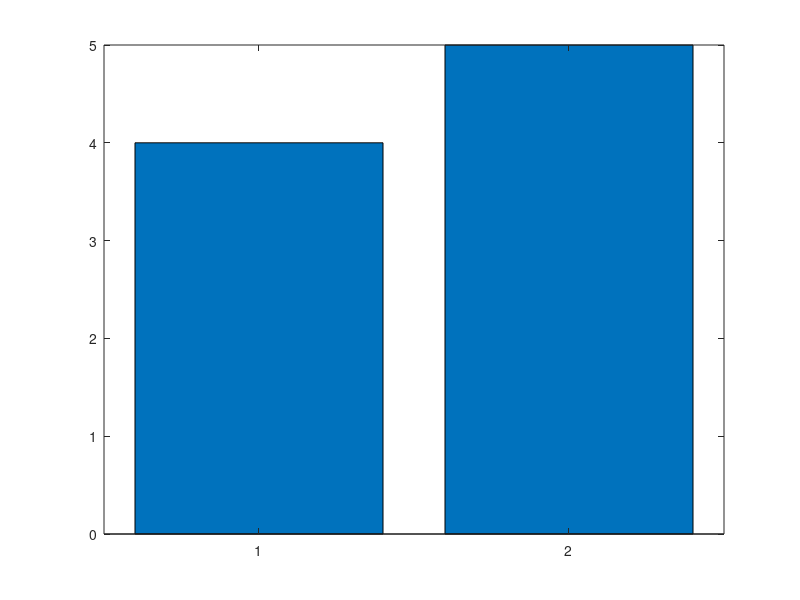

MATLAB code to generate this figure: (Note: this script raises an error after producing the figure.)
%% Prepare
keySet = {
    'str' ...
    'max_epochs'...
    'backward_size'
};
valueSet = {
    "str" ...
    500 ...
    30
};
optMap = containers.Map(keySet,valueSet);

magnitude_ls = [4 5];
optMap('location_label') = 6;
backward_size = optMap('backward_size');

%Column rages
magnitude_start     =   9;  
magnitude_end       =   magnitude_start     + backward_size + 6;
depth_start         =   magnitude_end       + 1;
depth_end           =   depth_start         + backward_size + 6;
timestamp_start     =   depth_end           + 1;
timestamp_end       =   timestamp_start     + backward_size + 6;
lat_start           =   timestamp_end       + 1;
lat_end             =   lat_start           + backward_size + 6;
lon_start           =   lat_end             + 1;
lon_end             =   lon_start           + backward_size + 6;

bar(magnitude_ls);


%% Test
%{
optMap('bigger_than_magnitude') = 3;
optMap('max_epochs') = 1;
optMap('feature_columns') = magnitude_start:magnitude_end;
seq2seqFunc(optMap);
%}

%% Predict Magnitude
%{
optMap('wanted_columns') = 5;
optMap('wanted_columns_str') = "mag";
optMap('location_label') = 6;

for magnitude = 1:size(magnitude_ls,2)
    optMap('bigger_than_magnitude') = magnitude_ls(magnitude);
    for x=1:1
        %magnitude
        optMap('feature_columns') = magnitude_start:magnitude_end;
        optMap('feature_columns_str') = "mag";
        seq2seqFunc(optMap);

        %magnitude & depth
        optMap('feature_columns') = [magnitude_start:magnitude_end depth_start:depth_end];
        optMap('feature_columns_str') = "mag_dep";
        seq2seqFunc(optMap);

        %magnitude & timestamp
        optMap('feature_columns') = [magnitude_start:magnitude_end timestamp_start:timestamp_end];
        optMap('feature_columns_str') = "mag_tim";
        seq2seqFunc(optMap);

        %magnitude & depth & timestamp
        optMap('feature_columns') = [magnitude_start:magnitude_end depth_start:depth_end timestamp_start:timestamp_end];
        optMap('feature_columns_str') = "mag_dep_tim";
        seq2seqFunc(optMap);

        %magnitude & lat & lon
        optMap('feature_columns') = [magnitude_start:magnitude_end lat_start:lat_end lon_start:lon_end];
        optMap('feature_columns_str') = "mag_lat_lon";
        seq2seqFunc(optMap);

        %magnitude & lat & lon & depth
        optMap('feature_columns') = [magnitude_start:magnitude_end lat_start:lat_end lon_start:lon_end depth_start:depth_end];
        optMap('feature_columns_str') = "mag_lat_lon_dep";
        seq2seqFunc(optMap);

        %magnitude & lat & lon & timestamp
        optMap('feature_columns') = [magnitude_start:magnitude_end lat_start:lat_end lon_start:lon_end timestamp_start:timestamp_end];
        optMap('feature_columns_str') = "mag_lat_lon_tim";
        seq2seqFunc(optMap);

        %magnitude & lat & lon & depth & timestamp
        optMap('feature_columns') = [magnitude_start:magnitude_end lat_start:lat_end lon_start:lon_end depth_start:depth_end timestamp_start:timestamp_end];
        optMap('feature_columns_str') = "mag_lat_lon_dep_tim";
        seq2seqFunc(optMap);
    end
end
%}
%% Predict Timestamp
%{
optMap('wanted_columns') = 6;
optMap('wanted_columns_str') = "tim";

for magnitude = 1:size(magnitude_ls,2)
    optMap('bigger_than_magnitude') = magnitude_ls(magnitude);
    for x=1:1
        %timestamp
        optMap('feature_columns') = timestamp_start:timestamp_end;
        optMap('feature_columns_str') = "tim";
        seq2seqFunc(optMap);

        %timestamp & magnitude
        optMap('feature_columns') = [timestamp_start:timestamp_end magnitude_start:magnitude_end];
        optMap('feature_columns_str') = "mag_tim";
        seq2seqFunc(optMap);

        %timestamp & depth
        optMap('feature_columns') = [timestamp_start:timestamp_end depth_start:depth_end];
        optMap('feature_columns_str') = "dep_tim";
        seq2seqFunc(optMap);

        %timestamp & magnitude & depth
        optMap('feature_columns') = [timestamp_start:timestamp_end magnitude_start:magnitude_end depth_start:depth_end];
        optMap('feature_columns_str') = "mag_dep_tim";
        seq2seqFunc(optMap);

        %timestamp & lat & lon
        optMap('feature_columns') = [timestamp_start:timestamp_end lat_start:lat_end lon_start:lon_end];
        optMap('feature_columns_str') = "lat_lon_tim";
        seq2seqFunc(optMap);

        %timestamp & magnitude & depth & lat & lon
        optMap('feature_columns') = [timestamp_start:timestamp_end magnitude_start:magnitude_end depth_start:depth_end lat_start:lat_end lon_start:lon_end];
        optMap('feature_columns_str') = "mag_lat_lon_dep_tim";
        seq2seqFunc(optMap);
    end
end
%}
%% Predict Hour Difference
%{
optMap('wanted_columns') = 8;
optMap('wanted_columns_str') = "hou";
optMap('location_label') = 6;

for magnitude = 1:size(magnitude_ls,2)
    optMap('bigger_than_magnitude') = magnitude_ls(magnitude);
    for x=1:1
        %timestamp
        optMap('feature_columns') = timestamp_start:timestamp_end;
        optMap('feature_columns_str') = "tim";
        seq2seqFunc(optMap);

        %timestamp & magnitude
        optMap('feature_columns') = [timestamp_start:timestamp_end magnitude_start:magnitude_end];
        optMap('feature_columns_str') = "mag_tim";
        seq2seqFunc(optMap);

        %timestamp & depth
        optMap('feature_columns') = [timestamp_start:timestamp_end depth_start:depth_end];
        optMap('feature_columns_str') = "dep_tim";
        seq2seqFunc(optMap);

        %timestamp & magnitude & depth
        optMap('feature_columns') = [timestamp_start:timestamp_end magnitude_start:magnitude_end depth_start:depth_end];
        optMap('feature_columns_str') = "mag_dep_tim";
        seq2seqFunc(optMap);

        %timestamp & lat & lon
        optMap('feature_columns') = [timestamp_start:timestamp_end lat_start:lat_end lon_start:lon_end];
        optMap('feature_columns_str') = "lat_lon_tim";
        seq2seqFunc(optMap);

        %timestamp & magnitude & depth & lat & lon
        optMap('feature_columns') = [timestamp_start:timestamp_end magnitude_start:magnitude_end depth_start:depth_end lat_start:lat_end lon_start:lon_end];
        optMap('feature_columns_str') = "mag_lat_lon_dep_tim";
        seq2seqFunc(optMap);
    end
end
%}
%% Predict lat and lonx
%{
optMap('wanted_columns') = [2 3];
optMap('wanted_columns_str') = "lat_lon";
optMap('wanted_colums_names') = ["Latitude", "Longitude"];
optMap('location_label') = 0;

for magnitude = 1:size(magnitude_ls,2)
    optMap('bigger_than_magnitude') = magnitude_ls(magnitude);
    for x=1:1
        %lat & lon
        optMap('feature_columns') = [lat_start:lat_end lon_start:lon_end];
        optMap('feature_columns_str') = "lat_lon";
        seq2seqFunc(optMap);

        %lat & lon & magnitude
        optMap('feature_columns') = [lat_start:lat_end lon_start:lon_end magnitude_start:magnitude_end];
        optMap('feature_columns_str') = "mag_lat_lon";
        seq2seqFunc(optMap);

        %lat & lon & depth
        optMap('feature_columns') = [lat_start:lat_end lon_start:lon_end depth_start:depth_end];
        optMap('feature_columns_str') = "lat_lon_dep";
        seq2seqFunc(optMap);

        %lat & lon & magnitude & depth
        optMap('feature_columns') = [lat_start:lat_end lon_start:lon_end magnitude_start:magnitude_end depth_start:depth_end];
        optMap('feature_columns_str') = "mag_lat_lon_dep";
        seq2seqFunc(optMap);

        %lat & lon & magnitude & timestamp
        optMap('feature_columns') = [lat_start:lat_end lon_start:lon_end magnitude_start:magnitude_end timestamp_start:timestamp_end];
        optMap('feature_columns_str') = "mag_lat_lon_tim";
        seq2seqFunc(optMap);

        %lat & lon & depth & timestamp
        optMap('feature_columns') = [lat_start:lat_end lon_start:lon_end depth_start:depth_end timestamp_start:timestamp_end];
        optMap('feature_columns_str') = "lat_lon_dep_tim";
        seq2seqFunc(optMap);

        %lat & lon & magnitude & depth & timestamp
        optMap('feature_columns') = [lat_start:lat_end lon_start:lon_end magnitude_start:magnitude_end depth_start:depth_end timestamp_start:timestamp_end];
        optMap('feature_columns_str') = "mag_lat_lon_dep_tim";
        seq2seqFunc(optMap);
    end
end
%}
%% Predict loc
%{
optMap('wanted_columns') = 7;
optMap('wanted_columns_str') = "loc";
optMap('location_label') = 0;

for magnitude = 1:size(magnitude_ls,2)
    optMap('bigger_than_magnitude') = magnitude_ls(magnitude);
    for x=1:1
        %lat & lon
        optMap('feature_columns') = [lat_start:lat_end lon_start:lon_end];
        optMap('feature_columns_str') = "lat_lon";
        seq2seqFunc(optMap);

        %lat & lon & magnitude
        optMap('feature_columns') = [lat_start:lat_end lon_start:lon_end magnitude_start:magnitude_end];
        optMap('feature_columns_str') = "mag_lat_lon";
        seq2seqFunc(optMap);

        %lat & lon & depth
        optMap('feature_columns') = [lat_start:lat_end lon_start:lon_end depth_start:depth_end];
        optMap('feature_columns_str') = "lat_lon_dep";
        seq2seqFunc(optMap);

        %lat & lon & magnitude & depth
        optMap('feature_columns') = [lat_start:lat_end lon_start:lon_end magnitude_start:magnitude_end depth_start:depth_end];
        optMap('feature_columns_str') = "mag_lat_lon_dep";
        seq2seqFunc(optMap);

        %lat & lon & magnitude & timestamp
        optMap('feature_columns') = [lat_start:lat_end lon_start:lon_end magnitude_start:magnitude_end timestamp_start:timestamp_end];
        optMap('feature_columns_str') = "mag_lat_lon_tim";
        seq2seqFunc(optMap);

        %lat & lon & depth & timestamp
        optMap('feature_columns') = [lat_start:lat_end lon_start:lon_end depth_start:depth_end timestamp_start:timestamp_end];
        optMap('feature_columns_str') = "lat_lon_dep_tim";
        seq2seqFunc(optMap);

        %lat & lon & magnitude & depth & timestamp
        optMap('feature_columns') = [lat_start:lat_end lon_start:lon_end magnitude_start:magnitude_end depth_start:depth_end timestamp_start:timestamp_end];
        optMap('feature_columns_str') = "mag_lat_lon_dep_tim";
        seq2seqFunc(optMap);
    end
end
%}
%% Predict Magnitude and Timestamp
%{
optMap('wanted_columns') = [5 6];
optMap('wanted_columns_str') = "mag_tim";
optMap('wanted_colums_names') = ["Magnitude", "Timestamp"];
optMap('location_label') = 6;

for magnitude = 1:size(magnitude_ls,2)
    optMap('bigger_than_magnitude') = magnitude_ls(magnitude);
    for x=1:1
        %magnitude
        optMap('feature_columns') = magnitude_start:magnitude_end;
        optMap('feature_columns_str') = "mag";
        seq2seqFunc(optMap);

        %magnitude & depth
        optMap('feature_columns') = [magnitude_start:magnitude_end depth_start:depth_end];
        optMap('feature_columns_str') = "mag_dep";
        seq2seqFunc(optMap);

        %magnitude & timestamp
        optMap('feature_columns') = [magnitude_start:magnitude_end timestamp_start:timestamp_end];
        optMap('feature_columns_str') = "mag_tim";
        seq2seqFunc(optMap);

        %magnitude & depth & timestamp
        optMap('feature_columns') = [magnitude_start:magnitude_end depth_start:depth_end timestamp_start:timestamp_end];
        optMap('feature_columns_str') = "mag_dep_tim";
        seq2seqFunc(optMap);

        %magnitude & lat & lon
        optMap('feature_columns') = [magnitude_start:magnitude_end lat_start:lat_end lon_start:lon_end];
        optMap('feature_columns_str') = "mag_lat_lon";
        seq2seqFunc(optMap);

        %magnitude & lat & lon & depth
        optMap('feature_columns') = [magnitude_start:magnitude_end lat_start:lat_end lon_start:lon_end depth_start:depth_end];
        optMap('feature_columns_str') = "mag_lat_lon_dep";
        seq2seqFunc(optMap);

        %magnitude & lat & lon & timestamp
        optMap('feature_columns') = [magnitude_start:magnitude_end lat_start:lat_end lon_start:lon_end timestamp_start:timestamp_end];
        optMap('feature_columns_str') = "mag_lat_lon_tim";
        seq2seqFunc(optMap);

        %magnitude & lat & lon & depth & timestamp
        optMap('feature_columns') = [magnitude_start:magnitude_end lat_start:lat_end lon_start:lon_end depth_start:depth_end timestamp_start:timestamp_end];
        optMap('feature_columns_str') = "mag_lat_lon_dep_tim";
        seq2seqFunc(optMap);
    end
end
%}

%% Predict Magnitude and Hour Differece
%{
optMap('wanted_columns') = [5 8];
optMap('wanted_columns_str') = "mag_hou";
optMap('wanted_colums_names') = ["Magnitude", "Hour Difference"];
optMap('location_label') = 6;

for magnitude = 1:size(magnitude_ls,2)
    optMap('bigger_than_magnitude') = magnitude_ls(magnitude);
    for x=1:1
        %magnitude
        optMap('feature_columns') = magnitude_start:magnitude_end;
        optMap('feature_columns_str') = "mag";
        seq2seqFunc(optMap);

        %magnitude & depth
        optMap('feature_columns') = [magnitude_start:magnitude_end depth_start:depth_end];
        optMap('feature_columns_str') = "mag_dep";
        seq2seqFunc(optMap);

        %magnitude & timestamp
        optMap('feature_columns') = [magnitude_start:magnitude_end timestamp_start:timestamp_end];
        optMap('feature_columns_str') = "mag_tim";
        seq2seqFunc(optMap);

        %magnitude & depth & timestamp
        optMap('feature_columns') = [magnitude_start:magnitude_end depth_start:depth_end timestamp_start:timestamp_end];
        optMap('feature_columns_str') = "mag_dep_tim";
        seq2seqFunc(optMap);

        %magnitude & lat & lon
        optMap('feature_columns') = [magnitude_start:magnitude_end lat_start:lat_end lon_start:lon_end];
        optMap('feature_columns_str') = "mag_lat_lon";
        seq2seqFunc(optMap);

        %magnitude & lat & lon & depth
        optMap('feature_columns') = [magnitude_start:magnitude_end lat_start:lat_end lon_start:lon_end depth_start:depth_end];
        optMap('feature_columns_str') = "mag_lat_lon_dep";
        seq2seqFunc(optMap);

        %magnitude & lat & lon & timestamp
        optMap('feature_columns') = [magnitude_start:magnitude_end lat_start:lat_end lon_start:lon_end timestamp_start:timestamp_end];
        optMap('feature_columns_str') = "mag_lat_lon_tim";
        seq2seqFunc(optMap);

        %magnitude & lat & lon & depth & timestamp
        optMap('feature_columns') = [magnitude_start:magnitude_end lat_start:lat_end lon_start:lon_end depth_start:depth_end timestamp_start:timestamp_end];
        optMap('feature_columns_str') = "mag_lat_lon_dep_tim";
        seq2seqFunc(optMap);
    end
end
%}
%% Predict Magnitude and Location label
%{
optMap('wanted_columns') = [5 7];
optMap('wanted_columns_str') = "mag_loc";
optMap('wanted_colums_names') = ["Magnitude", "Location Label"];
optMap('location_label') = 0;

for magnitude = 1:size(magnitude_ls,2)
    optMap('bigger_than_magnitude') = magnitude_ls(magnitude);
    for x=1:1
        %magnitude
        optMap('feature_columns') = magnitude_start:magnitude_end;
        optMap('feature_columns_str') = "mag";
        seq2seqFunc(optMap);

        %magnitude & depth
        optMap('feature_columns') = [magnitude_start:magnitude_end depth_start:depth_end];
        optMap('feature_columns_str') = "mag_dep";
        seq2seqFunc(optMap);

        %magnitude & timestamp
        optMap('feature_columns') = [magnitude_start:magnitude_end timestamp_start:timestamp_end];
        optMap('feature_columns_str') = "mag_tim";
        seq2seqFunc(optMap);

        %magnitude & depth & timestamp
        optMap('feature_columns') = [magnitude_start:magnitude_end depth_start:depth_end timestamp_start:timestamp_end];
        optMap('feature_columns_str') = "mag_dep_tim";
        seq2seqFunc(optMap);

        %magnitude & lat & lon
        optMap('feature_columns') = [magnitude_start:magnitude_end lat_start:lat_end lon_start:lon_end];
        optMap('feature_columns_str') = "mag_lat_lon";
        seq2seqFunc(optMap);

        %magnitude & lat & lon & depth
        optMap('feature_columns') = [magnitude_start:magnitude_end lat_start:lat_end lon_start:lon_end depth_start:depth_end];
        optMap('feature_columns_str') = "mag_lat_lon_dep";
        seq2seqFunc(optMap);

        %magnitude & lat & lon & timestamp
        optMap('feature_columns') = [magnitude_start:magnitude_end lat_start:lat_end lon_start:lon_end timestamp_start:timestamp_end];
        optMap('feature_columns_str') = "mag_lat_lon_tim";
        seq2seqFunc(optMap);

        %magnitude & lat & lon & depth & timestamp
        optMap('feature_columns') = [magnitude_start:magnitude_end lat_start:lat_end lon_start:lon_end depth_start:depth_end timestamp_start:timestamp_end];
        optMap('feature_columns_str') = "mag_lat_lon_dep_tim";
        seq2seqFunc(optMap);
    end
end
%}

%% Predict loc

optMap('wanted_columns') = 7;
optMap('wanted_columns_str') = "loc";
optMap('location_label') = 0;
magnitude_ls = 5;                           %[5 5.3];
bacward_ls = 30;                            %[20 30 50 100];                    30 BEST
batch_ls = 100;              %[10 20 50 100 100000];             100 BEST               
learn_ls = 0.05;                            %[0.1 0.01 0.05 0.001 ];        0.01 BEST

for magnitude = 1:size(magnitude_ls,2)
    for bacward = 1:size(bacward_ls,2)
        for batch = 1:size(batch_ls,2)
            for learn = 1:size(learn_ls ,2)
                
                backward_size = bacward_ls(bacward);
                
                %Column rages
                magnitude_start     =   9;  
                magnitude_end       =   magnitude_start     + backward_size + 6;
                depth_start         =   magnitude_end       + 1;
                depth_end           =   depth_start         + backward_size + 6;
                timestamp_start     =   depth_end           + 1;
                timestamp_end       =   timestamp_start     + backward_size + 6;
                lat_start           =   timestamp_end       + 1;
                lat_end             =   lat_start           + backward_size + 6;
                lon_start           =   lat_end             + 1;
                lon_end             =   lon_start           + backward_size + 6;
                
                
                optMap('bigger_than_magnitude') = magnitude_ls(magnitude);
                optMap('backward_size') = bacward_ls(bacward);
                optMap('mini_batch_size') = batch_ls(batch);
                optMap('initial_learn_rate') = learn_ls(learn);

                for x=1:4
                    %lat & lon & magnitude & timestamp
                    optMap('feature_columns') = [lat_start:lat_end lon_start:lon_end magnitude_start:magnitude_end timestamp_start:timestamp_end];
                    optMap('feature_columns_str') = "mag_lat_lon_tim";
                    seq2seqFunc(optMap);

                    %lat & lon & magnitude & depth & timestamp
                    optMap('feature_columns') = [lat_start:lat_end lon_start:lon_end magnitude_start:magnitude_end depth_start:depth_end timestamp_start:timestamp_end];
                    optMap('feature_columns_str') = "mag_lat_lon_dep_tim";
                    seq2seqFunc(optMap);
                end
            end
        end
    end
end
%{%}


%% Predict Magnitude
optMap('wanted_columns') = 5;
optMap('wanted_columns_str') = "mag";
optMap('location_label') = 6;

magnitude_ls = 5;                           %[4 5 5.3];
bacward_ls = [20 30];                       %[20 30 50 100];           %20 AND 30   20 BETTER 
batch_ls = 100;                             %[10 20 50 100 100000];          100 BEST
learn_ls = 0.01;                            %[20 30 50 100];                0.01 BEST

for magnitude = 1:size(magnitude_ls,2)
    for bacward = 1:size(bacward_ls,2)
        for batch = 1:size(batch_ls,2)
            for learn = 1:size(learn_ls ,2)
                optMap('bigger_than_magnitude') = magnitude_ls(magnitude);
                optMap('backward_size') = bacward_ls(bacward);
                optMap('mini_batch_size') = batch_ls(batch);
                optMap('initial_learn_rate') = learn_ls(learn);
                
                
                
                
                
                backward_size = bacward_ls(bacward);
                
                %Column rages
                magnitude_start     =   9;  
                magnitude_end       =   magnitude_start     + backward_size + 6;
                depth_start         =   magnitude_end       + 1;
                depth_end           =   depth_start         + backward_size + 6;
                timestamp_start     =   depth_end           + 1;
                timestamp_end       =   timestamp_start     + backward_size + 6;
                lat_start           =   timestamp_end       + 1;
                lat_end             =   lat_start           + backward_size + 6;
                lon_start           =   lat_end             + 1;
                lon_end             =   lon_start           + backward_size + 6;
                
                

                for x=1:5
                    %{
                    %magnitude & depth
                    optMap('feature_columns') = [magnitude_start:magnitude_end depth_start:depth_end];
                    optMap('feature_columns_str') = "mag_dep";
                    seq2seqFunc(optMap);
                    %}
                    %magnitude & depth & timestamp
                    optMap('feature_columns') = [magnitude_start:magnitude_end depth_start:depth_end timestamp_start:timestamp_end];
                    optMap('feature_columns_str') = "mag_dep_tim";
                    seq2seqFunc(optMap);
                        
                    %magnitude & lat & lon & depth & timestamp
                    optMap('feature_columns') = [magnitude_start:magnitude_end lat_start:lat_end lon_start:lon_end depth_start:depth_end timestamp_start:timestamp_end];
                    optMap('feature_columns_str') = "mag_lat_lon_dep_tim";
                    seq2seqFunc(optMap);
                end
            end
        end
    end
end
%{%}
%% Predict Magnitude and Location label
%{

for magnitude = 1:size(magnitude_ls,2)
    optMap('bigger_than_magnitude') = magnitude_ls(magnitude);
    
end
%}
optMap('wanted_columns') = [5 7];
optMap('wanted_columns_str') = "mag_loc";
optMap('wanted_colums_names') = ["Magnitude", "Location Label"];
optMap('location_label') = 0;

magnitude_ls = 5;                           %[5 5.3];
bacward_ls = [30 40];                       %[20 30 50 100];                % 30 AND 40, 30 BETTER
batch_ls = 100;                             %[10 20 50 100 100000];
learn_ls = 0.01;                            %[20 30 50 100];

for magnitude = 1:size(magnitude_ls,2)
    for bacward = 1:size(bacward_ls,2)
        for batch = 1:size(batch_ls,2)
            for learn = 1:size(learn_ls ,2)
                optMap('bigger_than_magnitude') = magnitude_ls(magnitude);
                optMap('backward_size') = bacward_ls(bacward);
                optMap('mini_batch_size') = batch_ls(batch);
                optMap('initial_learn_rate') = learn_ls(learn);
                
                
                
                
                backward_size = bacward_ls(bacward);
                
                %Column rages
                magnitude_start     =   9;  
                magnitude_end       =   magnitude_start     + backward_size + 6;
                depth_start         =   magnitude_end       + 1;
                depth_end           =   depth_start         + backward_size + 6;
                timestamp_start     =   depth_end           + 1;
                timestamp_end       =   timestamp_start     + backward_size + 6;
                lat_start           =   timestamp_end       + 1;
                lat_end             =   lat_start           + backward_size + 6;
                lon_start           =   lat_end             + 1;
                lon_end             =   lon_start           + backward_size + 6;
                

                for x=1:5
                    %{
                    %magnitude
                    optMap('feature_columns') = magnitude_start:magnitude_end;
                    optMap('feature_columns_str') = "mag";
                    seq2seqFunc(optMap);
                    %}
                    %magnitude & depth & timestamp
                    optMap('feature_columns') = [magnitude_start:magnitude_end depth_start:depth_end timestamp_start:timestamp_end];
                    optMap('feature_columns_str') = "mag_dep_tim";
                    seq2seqFunc(optMap);

                    %magnitude & lat & lon & depth
                    optMap('feature_columns') = [magnitude_start:magnitude_end lat_start:lat_end lon_start:lon_end depth_start:depth_end];
                    optMap('feature_columns_str') = "mag_lat_lon_dep";
                    seq2seqFunc(optMap);

                    %magnitude & lat & lon & depth & timestamp
                    optMap('feature_columns') = [magnitude_start:magnitude_end lat_start:lat_end lon_start:lon_end depth_start:depth_end timestamp_start:timestamp_end];
                    optMap('feature_columns_str') = "mag_lat_lon_dep_tim";
                    seq2seqFunc(optMap);
                end
            end
        end
    end
end

%%
%{
keySet = {
    'str' ...
    'max_epochs'
};
valueSet = {
    "str" ...
    1000
};
optMap = containers.Map(keySet,valueSet);

magnitude_ls = [4 4.4 4.8 5 5.2 5.3];
location_ls = 1:15;
bacward_ls = [20 30 50 100];
batch_ls = [10 20 50 100 100000];
learn_ls = [0.01 0.001];

for magnitude = 1:size(magnitude_ls,2)
    for location = 1:size(location_ls,2)
        for bacward = 1:size(bacward_ls,2)
           for batch = 1:size(batch_ls,2)
                for learn = 1:size(learn_ls ,2)
                    optMap('bigger_than_magnitude') = magnitude;
                    optMap('location_label') = location;
                    optMap('backward_size') = bacward;
                    optMap('mini_batch_size') = batch;
                    optMap('initial_learn_rate') = learn;
                    
                    seq2seqFunc(optMap);
                end
            end 
        end
    end
end
%}
